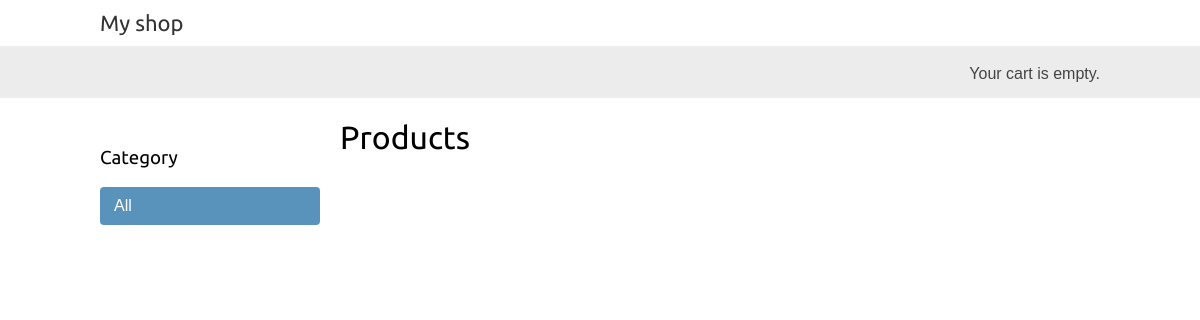
The app's page /, older data.
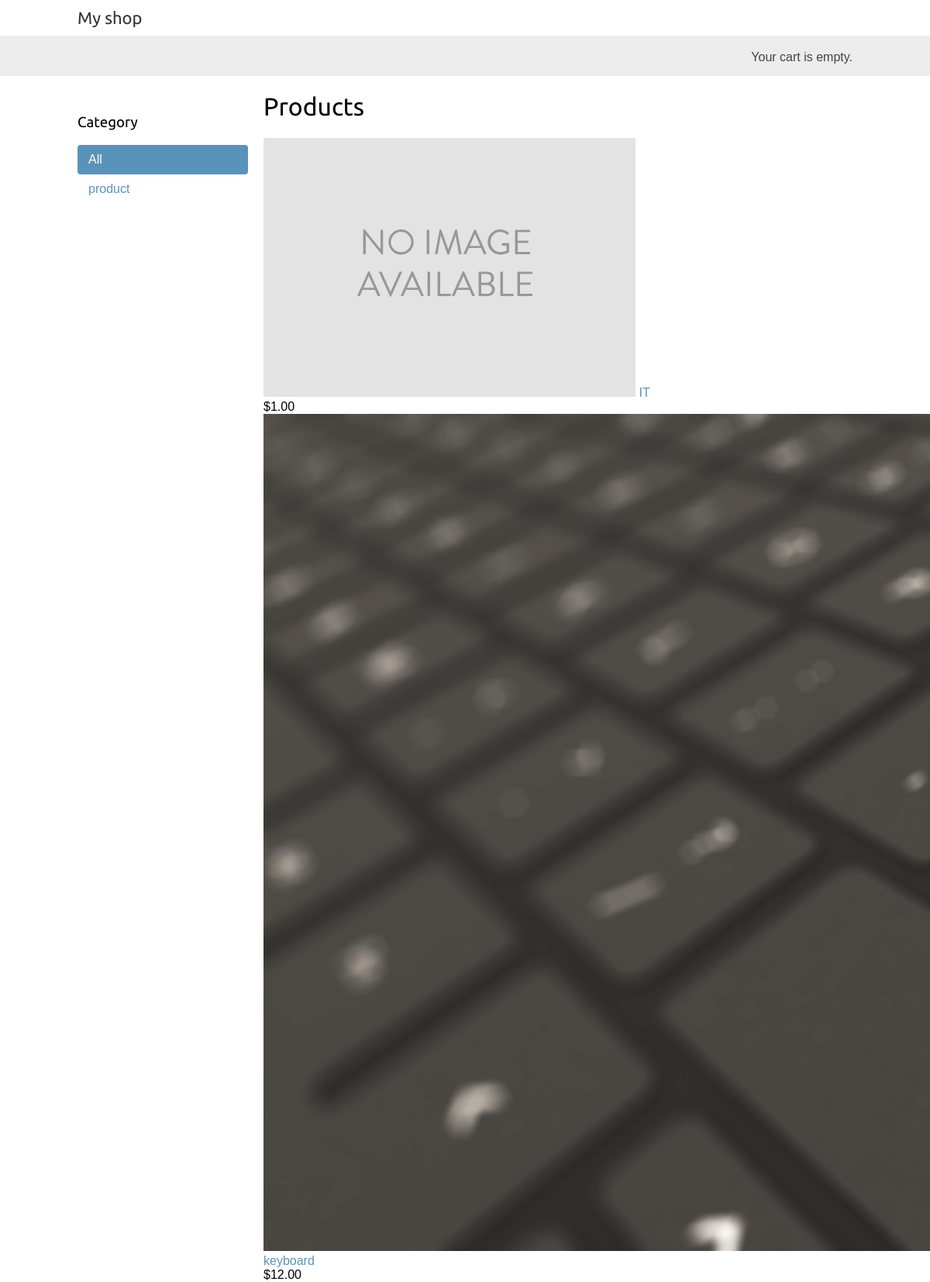
The same page, newer data.
### shop/models.py (models this page shows, shortened)
class Category(models.Model):
    name = models.CharField(max_length=200, db_index=True)
    slug = models.SlugField(max_length=200, unique=True)
    class Meta:
        ordering = ('name',)
        verbose_name = 'category'
        verbose_name_plural = 'categories'
    def get_absolute_url(self):
        return reverse("shop:product_list_by_category", args=[self.slug])

class Product(models.Model):
    category = models.ForeignKey(Category, \
                                related_name='products', \
                                on_delete=models.CASCADE)
    name = models.CharField(max_length=200, db_index=True)
    slug = models.SlugField(max_length=200, db_index=True)
    image = models.ImageField(upload_to='products/%Y/%m/%d', blank=True)
    description = models.TextField(blank=True)
    price = models.DecimalField(max_digits=10, decimal_places=2)
    available = models.BooleanField(default=True)
    created = models.DateTimeField(auto_now_add=True)
    updated = models.DateTimeField(auto_now=True)
    class Meta:
        ordering = ('name',)
        index_together = (('id', 'slug'),)
    def get_absolute_url(self):
        return reverse("shop:product_detail", args=[self.id, self.slug])

### shop/views.py (the view, shortened to what this page needs)
# urls.py: path('', views.product_list, name='product_list'),
def product_list(request, category_slug=None):
    category = None
    categories = Category.objects.all()
    products = Product.objects.filter(available=True)
    context = {}
    context['categories'] = categories
    context['products'] = products
    return render(request, 'product/list.html', context)

### cart/context_processors.py (called while the page is built)
def cart(request):
    return {'cart': Cart(request)}

### cart/models.py (called while the page is built)
    def __len__(self):
        return sum(item['quantity'] for item in self.cart.values())

### shop/templates/product/list.html (shortened to what this page needs)
{% extends "base.html" %}
{% load static %}
{% block content %}
    <div id="sidebar">
        <h3>Category</h3>
        <ul>
            <li {% if not category %}class="selected"{% endif %}>
                <a href="{% url 'shop:product_list' %}">All</a>
            </li>
            {% for c in categories %}
                <li {% if category.slug == c.slug %} class="selected" {% endif %}>
                    <a href="{{ c.get_absolute_url }}">{{ c.name }}</a>
                </li>
            {% endfor %}
        </ul>
    </div>
    <div id="main" class="prodcut-list">
        <h1>{% if category %}{{ category.name }}{% else %}Products{% endif %}</h1>
        {% for product in products %}
            <div class="item">
                <a href="{{ product.get_absolute_url }}">
                    <img src="{% if product.image %}{{ product.image.url }}{% else %}{% static "img/no_image.png" %}{% endif %}">
                </a>
                <a href="{{ product.get_absolute_url }}">{{ product.name }}</a>
                <br>
                ${{ product.price }}
            </div>
        {% endfor %}
    </div>
{% endblock content %}

### templates/base.html (shortened to what this page needs)
{% load static %}
<!DOCTYPE html>
<html>
<head>
  <link href="{% static 'css/base.css' %}" rel="stylesheet">
</head>
<body>
  <div id="header">
    <a href="/" class="logo">My shop</a>
  </div>
  <div id="subheader">
    <div class="cart">
      {% with total_items=cart|length %}
          {% if cart|length > 0 %}
            Your cart:
            <a href="{% url 'cart:cart_detail' %}">
              {{ total_items }} item{{ total_items|pluralize }},
              ${{ cart.get_total_price }}
            </a>
          {% else %}
            Your cart is empty.
          {% endif %}
        {% endwith %}
    </div>
  </div>
  <div id="content">
    {% block content %}
    {% endblock %}
  </div>
</body>
</html>

### static/css/base.css (style rules this page uses)
body { margin: 0; padding: 0; font-family: helvetica, sans-serif; }
h1, h2, h3, h4, h5, h6 { font-family: 'Ubuntu', sans-serif; font-weight: normal; }
a { text-decoration: none; color: #5993bb; }
#header { padding: 10px 100px; font-size: 18px; overflow: auto; }
#subheader { background: #ececec; color: #444; padding: 15px 100px; overflow: auto; }
#header .logo { font-family: 'Ubuntu', sans-serif; float: left; color: #333; font-size: 22px; margin-right: 10%; }
#subheader .cart { float: right; padding-top: 4px; }
#content { padding: 0 100px; overflow: hidden; }
#sidebar { width: 220px; padding: 30px 20px 0 0; float: left; }
#sidebar ul { margin: 0; padding: 0; }
#sidebar ul li { margin: 0; list-style: none; padding: 10px 14px; }
#sidebar ul li a { display: block; }
#sidebar ul li.selected { background: #5993bb; border-radius: 4px; }
#sidebar ul li.selected a { color: #fff; }
#main { float: left; width: 96%; margin-right: -220px; overflow: hidden; }

Row changes from the older to the newer data that the page shows:
added Category: name "product"
added Product: name "IT", price "1.00"
added Product: image (picture), name "keyboard", price "12.00"
